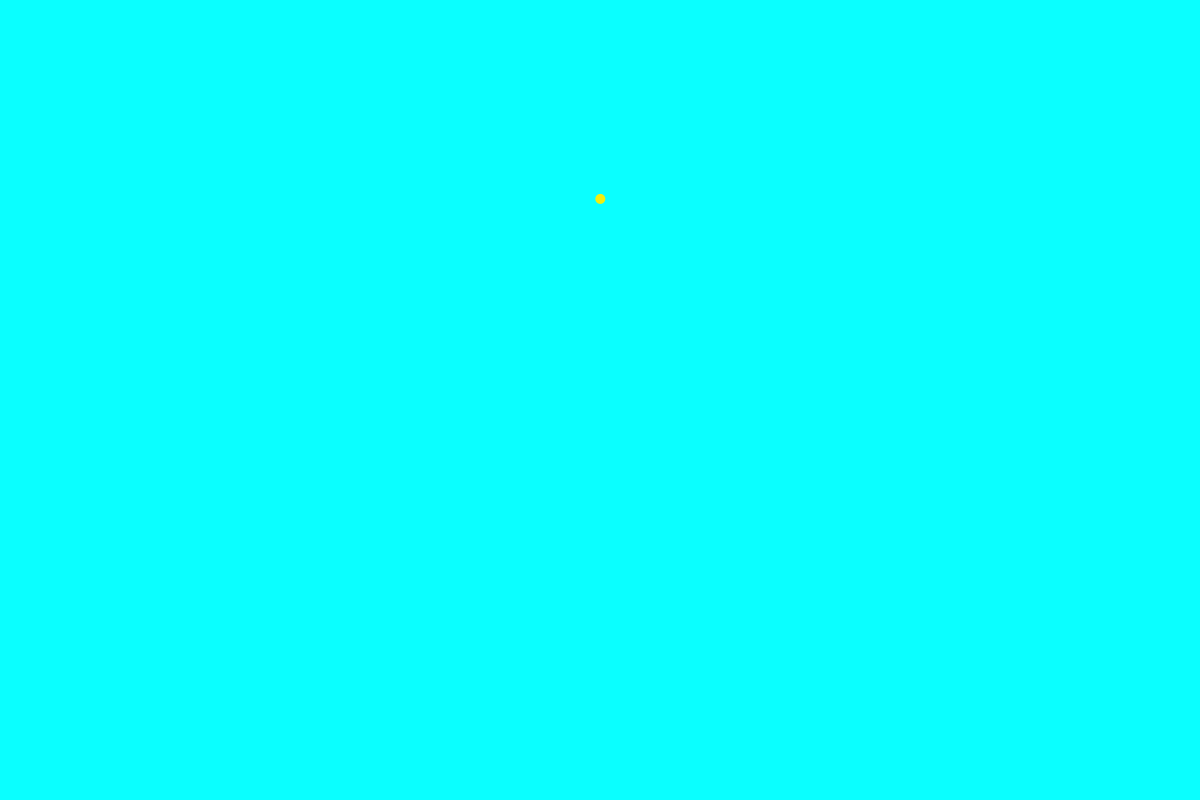
Frame 1 (no input)
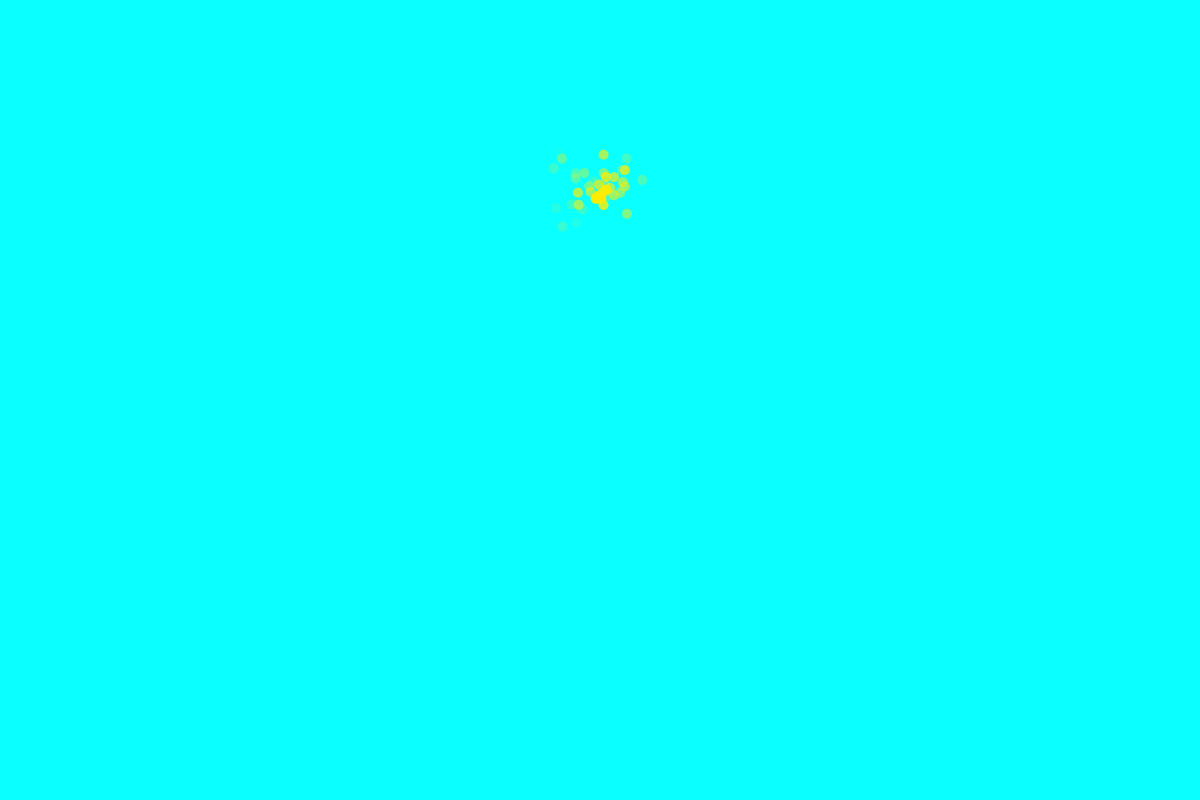
Frame 60 (the mouse pressed at the canvas centre just before this capture)
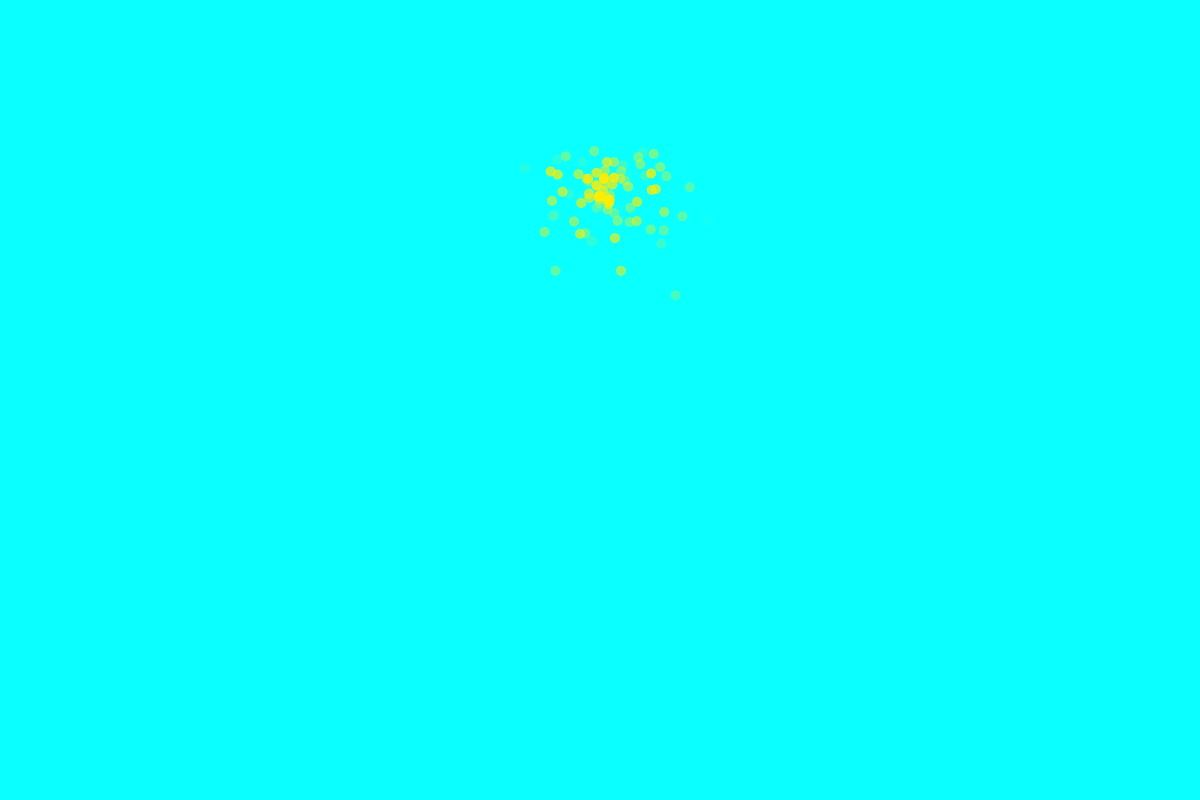
Frame 120 (the mouse held since frame 60 and released just before this capture)

The Processing sketch that drew these frames (run headless with seeded random() and noise(); from frame 60 on, the mouse is pressed at the canvas centre):

// Processing sketch: aSingleParticle
// ── aSingleParticle.pde
ArrayList<Particle> particles;

void setup(){
  size(1200,800);
  background(10,255,255);
  particles = new ArrayList<Particle>();
}

void draw(){
  background(10,255,255);
  particles.add(new Particle());
  
  for (int i = particles.size()-1; i >= 0; i--){
    Particle p = particles.get(i);
    p.update();
    p.display();
    
    if (p.isDead()){
      particles.remove(i);
    }
  }
}
// ── particle.pde
class Particle {
  PVector location;
  PVector velocity;
  PVector acceleration;
  float lifespan;
  
  Particle(){
    acceleration = new PVector(0.004,0.02);
    velocity = new PVector(random(-1,1),random(-1.5,0));
    location = new PVector(width/2,200);
    lifespan = random(255);
  }
  
  void update(){
    velocity.add(acceleration);
    location.add(velocity);
    lifespan -= 1.0;
  }
  
  void display(){
    noStroke();
    fill(255,237,0,lifespan);
    ellipse(location.x,location.y,10,10);
  }
  
  boolean isDead(){
    if (lifespan < 0){
      return true;
    } else {
      return false;
    }
  }
}
